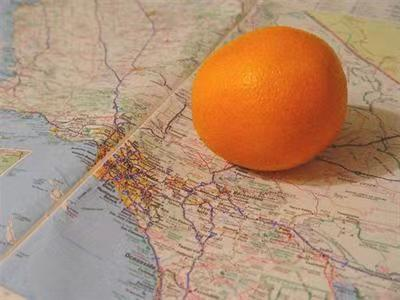
//> input picture imgs/orange.jpg, 400 x 300 px
$ ./lab3   (built with g++ and OpenCV 4)
//> lines starting //> are read from the running program, lines starting //| are printed output that depends on the picture; after the words box and inside, x2 and y2 are one past the last pixel; in counts of white or black regions, pixels touching at a corner belong together
// 2023/10/10
// zhangzhong
// cv lab3

#include <opencv2/core/mat.hpp>
#include <opencv2/highgui.hpp>
#include <opencv2/imgcodecs.hpp>
#include <opencv2/imgproc.hpp>
#include <opencv2/opencv.hpp>

#include <cassert>
#include <cmath>
#include <fstream>
#include <iostream>
#include <ostream>
#include <string>
#include <vector>

using namespace cv;
using namespace std;

struct MyCircle {
    Point center;
    int radius;
};

void WriteImageToFile(Mat gray_img, const std::string& filename) {
    std::ofstream fout(filename);
    for (int i = 0; i < gray_img.rows; i++) {
        for (int j = 0; j < gray_img.cols; j++) {
            // 这个类型可能不对呀
            fout << (int)gray_img.at<float>(i, j) << " ";
        }
        fout << std::endl;
    }
    fout.close();
}

double Jaccard(Mat img, Mat ground_truth) {
    assert(img.size() == ground_truth.size());

    // S1: segmentation, S2: ground truth
    // J(S1, S2) = |S1 ∩ S2| / |S1 ∪ S2|
    int intersection = 0;
    int union_ = 0;
    for (int y = 0; y < img.rows; y++) {
        for (int x = 0; x < img.cols; x++) {
            if (img.at<uchar>(y, x) == 255 &&
                ground_truth.at<uchar>(y, x) == 255) {
                intersection++;
            }
            if (img.at<uchar>(y, x) == 255 ||
                ground_truth.at<uchar>(y, x) == 255) {
                union_++;
            }
        }
    }
    return (double)intersection / union_;
}

template <typename T>
void ROI(Mat img, float ratio_x = 0.5, float ratio_y = 0.6) {
    // only consider the up-right corner of the image
    // other parts are set to zero
    int x0 = int(img.cols * (1 - ratio_x));
    int y0 = int(img.rows * ratio_y);
    for (int y = 0; y < y0; y++) {
        for (int x = 0; x < x0; x++) {
            img.at<T>(y, x) = 0;
        }
    }
    for (int y = y0; y < img.rows; y++) {
        for (int x = 0; x < img.cols; x++) {
            img.at<T>(y, x) = 0;
        }
    }
}

// [92 lines left out: function GradientSlope, not called in this run]

// https://docs.opencv.org/4.x/da/d5c/tutorial_canny_detector.html
// https://docs.opencv.org/4.x/d9/db0/tutorial_hough_lines.html
// https://docs.opencv.org/4.x/d4/d70/tutorial_hough_circle.html
// Learning OpenCV 3. Ch12. Hough Transform
MyCircle MyHoughCircles(cv::Mat image, std::vector<Vec3f>& circles,
                        int min_radius, int max_radius,
                        double canny_threshold = 130,
                        double accumulator_threshold = 5) {
//> called with min_radius = 60, max_radius = 85, canny_threshold = 40, accumulator_threshold = 5

    // imshow("image", image);

    // 1. first, the image is passed through an edge detection phase
    Mat edge;
    // canny recommended a ratio of high:low threshold between 2:1 and 3:1
    // TODO: choose a better threshold for canny
    cv::Canny(image, edge, canny_threshold / 2, canny_threshold);
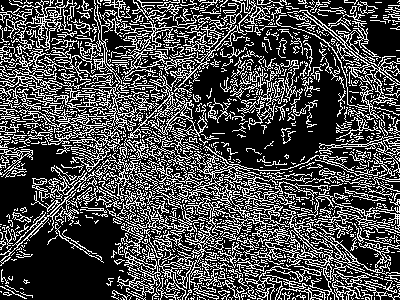
//> edge: 300 rows x 400 cols, CV_8UC1; 29.2% white in thin lines or dots
    // imshow("edge", edge);
    // waitKey();

    // 2. next, for every nonzero point in the edge image, the local
    // gradient is considered we compute the gradient by first computing the
    // first-order sobel-x and sobel-y derivatives
    // https://docs.opencv.org/4.x/d2/d2c/tutorial_sobel_derivatives.html
    // ddepth: output image depth
    Mat sobel_x, sobel_y;
    // medianBlur(image, image, 5);
    GaussianBlur(image, image, Size(5, 5), 0);
    cv::Sobel(image, sobel_x, CV_32F, 1, 0);
    cv::Sobel(image, sobel_y, CV_32F, 0, 1);
    // imshow("sobel_x", sobel_x);
    // imshow("sobel_y", sobel_y);
    // waitKey();

    // TODO: use ROI to only considier the up-left corner of the image
    ROI<uchar>(edge);
//> after the loop in ROI, `for (int y = 0; y < y0; y++)`: img: 300 rows x 400 cols, CV_8UC1; 19% white in thin lines or dots
//> after the loop in ROI, `for (int y = y0; y < img.rows; y++)`:
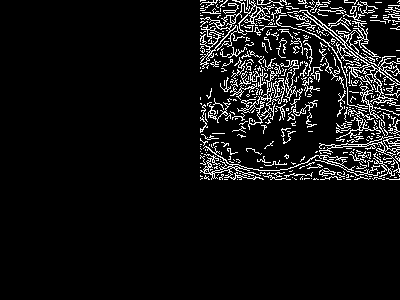
//> img: 300 rows x 400 cols, CV_8UC1; 7.5% white in thin lines or dots, all inside (x1, y1, x2, y2) = (200, 0, 400, 180)
    ROI<float>(sobel_x);
    ROI<float>(sobel_y);
    // imshow("ROI edge", edge);
    // imshow("ROI sobel_x", sobel_x);
    // imshow("ROI sobel_y", sobel_y);
    // waitKey();

    // // 3. next, we compute the gradient direction
    // Mat angle;
    // // TODO: check the doc, make sure is calculate the correct answer
    // cv::phase(sobel_x, sobel_y, angle, true);

    // TODO:
    // 我们可以不用计算angle，因为在接下来的计算中，我们只需要使用到梯度向量
    // 只需要将(sobel_x, sobel_y)组成的向量进行单位化即可作为 (cos, sin)使用
    for (int y = 0; y < sobel_x.rows; y++) {
        for (int x = 0; x < sobel_x.cols; x++) {
            float dx = sobel_x.at<float>(y, x);
            float dy = sobel_y.at<float>(y, x);
            float magnitude = sqrt(dx * dx + dy * dy);
            if (magnitude == 0) {
                continue;
            }
            sobel_x.at<float>(y, x) = dx / magnitude;
            sobel_y.at<float>(y, x) = dy / magnitude;
        }
    }
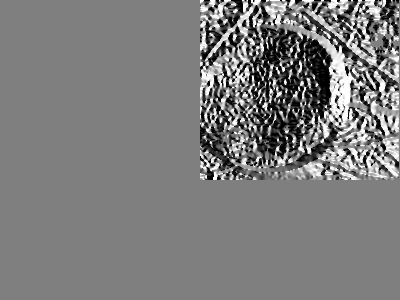
//> sobel_x: 300 rows x 400 cols, CV_32FC1; min -1, max 1, mean -0.0216; drawn with min black and max white
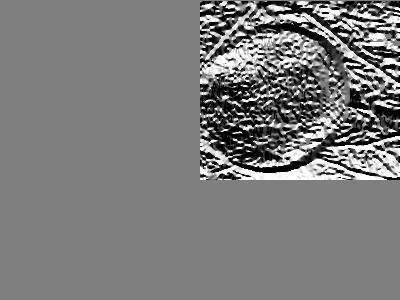
//> sobel_y: 300 rows x 400 cols, CV_32FC1; min -1, max 1, mean -0.0264; drawn with min black and max white
    // 4. using this gradient, we increment every point along the line
    // indicated by this slope from a specified minimum radius to a
    // specified maximum radius
    Mat accumulator = Mat::zeros(image.size(), CV_32F);
    for (int y = 0; y < edge.rows; y++) {
        for (int x = 0; x < edge.cols; x++) {
            if (edge.at<uchar>(y, x) == 0) {
                continue;
            }
            for (int r = min_radius; r < max_radius; r++) {
                // x0 = x + r * cos
                int x0 = x + r * sobel_x.at<float>(y, x);
                // y0 = y + r * sin
                int y0 = y + r * sobel_y.at<float>(y, x);
                if (x0 >= 0 && x0 < edge.cols && y0 >= 0 && y0 < edge.rows) {
                    accumulator.at<float>(y0, x0) += 1;
                }

                x0 = x - r * sobel_x.at<float>(y, x);
                y0 = y - r * sobel_y.at<float>(y, x);
                if (x0 >= 0 && x0 < edge.cols && y0 >= 0 && y0 < edge.rows) {
                    // circle(image, Point(x0, y0), 1, Scalar(255), 2);
                    accumulator.at<float>(y0, x0) += 1;
                }
            }
        }
    }
    // 交点太少了呀 这是为什么呢 是不是因为梯度其实不是很精确
    WriteImageToFile(accumulator, "accumulator.txt");
    // imshow("accumulator", accumulator);
    // waitKey();
    // TODO: 把accumulator的值输出出来看一下吧

    // 5. the candidate centers are then selected from the accumulator that
    // are both above the accumulator_threshold and larger than their
    // surrounding neighbors
    Mat candidate_centers = Mat::zeros(image.size(), CV_8U);
    for (int y = 1; y < accumulator.rows - 1; y++) {
        for (int x = 1; x < accumulator.cols - 1; x++) {
            if (accumulator.at<float>(y, x) > accumulator_threshold) {
                // check if this point is the maximum in its neighborhood
                bool is_max = true;
                for (int y0 = y - 1; y0 <= y + 1; y0++) {
                    for (int x0 = x - 1; x0 <= x + 1; x0++) {
                        if (accumulator.at<float>(y0, x0) >
                            accumulator.at<float>(y, x)) {
                            is_max = false;
                            break;
                        }
                    }
                    if (!is_max) {
                        break;
                    }
                }
                if (is_max) {
                    // the circle center should in the image
                    if (x - max_radius < 0 || x + max_radius >= edge.cols ||
                        y - max_radius < 0 || y + max_radius >= edge.rows) {
                        continue;
                    }
                    candidate_centers.at<uchar>(y, x) = 255;
                }
            }
        }
    }
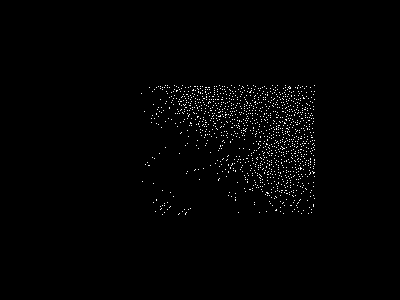
//> candidate_centers: 300 rows x 400 cols, CV_8UC1; 1.2% white in thin lines or dots, all inside (x1, y1, x2, y2) = (141, 85, 315, 215)
    // imshow("candidate_centers", candidate_centers);
    // waitKey();

    // 6. the candidate centers are sorted in descending order of their
    // accumulator values, so that the centers with the most supporint
    // pixels appear first
    vector<Point> centers;
    for (int y = 0; y < candidate_centers.rows; y++) {
        for (int x = 0; x < candidate_centers.cols; x++) {
            if (candidate_centers.at<uchar>(y, x) == 255) {
                centers.push_back(Point(x, y));
            }
        }
    }
//> after the loop, centers = 1448 Points (x, y), first 12: [165, 85], [167, 85], [174, 85], [182, 85], [219, 85], [231, 85], [239, 85], [247, 85], [253, 85], [272, 85], [277, 85], [285, 85]
    sort(centers.begin(), centers.end(),
         [&](const Point& a, const Point& b) -> bool {
             return accumulator.at<float>(a.y, a.x) >
                    accumulator.at<float>(b.y, b.x);
         });
//> centers = 1448 Points (x, y), first 12: [271, 97], [274, 98], [282, 93], [273, 99], [271, 100], [268, 101], [267, 92], [276, 94], [266, 88], [280, 94], [283, 88], [277, 89]

    // draw the first candidate center
    // 可能没有candidate center
    if (centers.empty()) {
        return {};
    }
    Mat candidate_centers_ = Mat::zeros(image.size(), CV_8U);
    candidate_centers_.at<uchar>(centers[0].y, centers[0].x) = 255;
//> candidate_centers_: 300 rows x 400 cols, CV_8UC1; 0% white in thin lines or dots, all inside (x1, y1, x2, y2) = (271, 97, 272, 98)
    // imshow("first candidate center", candidate_centers_);
    // waitKey();

    // 7. for each center, all of the nonzero pixels are considered,
    // these pixels are sorted according to their distance from the center,
    // working out from the minimum radius to the maximum radius, we select
    // a single radius that is best supported by the nonzero pixels

    // only consider the first center
    centers.resize(1);
//> centers = 1 Point (x, y): [271, 97]
    vector<Point> circles_;
    int radius = 0;
    for (const Point& center : centers) {
        vector<Point> points;
        for (int y = 0; y < edge.rows; y++) {
            for (int x = 0; x < edge.cols; x++) {
                if (edge.at<uchar>(y, x) == 0) {
                    continue;
                }
                float distance = (x - center.x) * (x - center.x) +
                                 (y - center.y) * (y - center.y);
                if (distance < min_radius * min_radius ||
                    distance > max_radius * max_radius) {
                    continue;
                }
                points.push_back(Point(x, y));
            }
        }
        sort(points.begin(), points.end(),
             [&](const Point& a, const Point& b) -> bool {
                 return norm(a - center) < norm(b - center);
             });

        int max_support = 0;
        for (int r = min_radius; r < max_radius; r++) {
            int support = 0;
            for (const Point& point : points) {
                // 如果点和半径的距离差不太多，就认为支持这个半径
                if (abs(norm(point - center) - r) < 10) {
                    support++;
                }
            }
            if (support > max_support) {
                radius = r;
                max_support = support;
            }
        }
        circles_.push_back(Point(center.x, center.y));
    }
//> this loop made 1 pass
//> (center, radius, max_support) on pass 1: (Point(271, 97), 75, 2189)
//> after the loop, radius = 75

    MyCircle my_circle{circles_[0], radius};

    // draw the circle on the original image
    Mat image_ = image.clone();
    for (const Point& center : circles_) {
        // circle center
        circle(image_, center, 1, Scalar(255), 2);
        // circle outline
        cv::circle(image_, center, radius, Scalar(255), 2);
    }
//> this loop made 1 pass
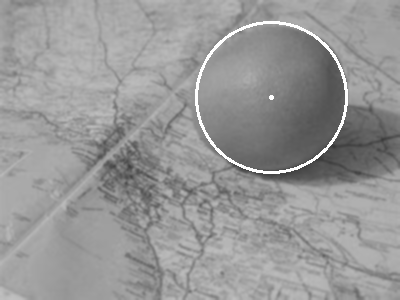
//> image_: 300 rows x 400 cols, CV_8UC1; min 54, max 255, mean 151.1

    // use the opencv houghcicle the draw it on the same image
    circles.clear();
    medianBlur(image, image, 5);
    cv::HoughCircles(image, circles, HOUGH_GRADIENT, 1, image.rows / 16.0, 100,
                     30, 60, 93);
    for (size_t i = 0; i < circles.size(); i++) {
        Vec3i c = circles[i];
        Point center = Point(c[0], c[1]);
        // circle center
        circle(image_, center, 1, Scalar(200), 3);
        // circle outline
        int radius = c[2];
        circle(image_, center, radius, Scalar(200), 3);
    }
//> this loop made 0 passes
    imshow("circle on image", image_);
    // waitKey();

    return my_circle;
}

int min_radius = 60;
int max_radius = 85;
int canny_threshold = 40;
int accumulator_threshold = 5;
void MyHoughCircles(int, void*) {

    // read imgge from file, and convert it into grayscale
    const char* filename = "/home/zhangzhong/src/opencv/imgs/orange.jpg";
    Mat image = imread(samples::findFile(filename), IMREAD_GRAYSCALE);

    std::vector<cv::Vec3f> circles;

    // 用tracebar调一下参数吧
    MyCircle my_circle = MyHoughCircles(image, circles, min_radius, max_radius,
                                        canny_threshold, accumulator_threshold);

    Mat segmentation = Mat::zeros(image.size(), CV_8U);
    // https://docs.opencv.org/4.x/d6/d6e/group__imgproc__draw.html#gaf10604b069374903dbd0f0488cb43670
    circle(segmentation, my_circle.center, my_circle.radius, Scalar(255), -1,
           FILLED);
//> segmentation: 300 rows x 400 cols, CV_8UC1; 14.9% white; 1 white region, box (x1, y1, x2, y2) and area: (196, 22, 347, 173) 17879
    imwrite("segmentation.jpg", segmentation);

    // read the ground truch image
    const char* ground_truth_path =
        "/home/zhangzhong/src/opencv/imgs/orange_split.bmp";
    Mat ground_truth =
        imread(samples::findFile(ground_truth_path), IMREAD_GRAYSCALE);
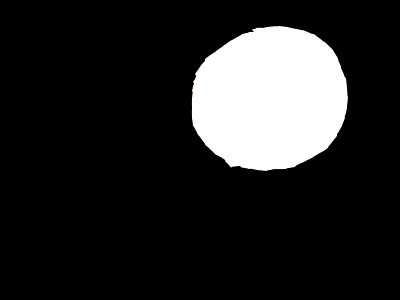
//> input picture imgs/orange_split.bmp, 400 x 300 px
//> ground_truth: 300 rows x 400 cols, CV_8UC1; min 0, max 255, mean 38
    double jaccard = Jaccard(segmentation, ground_truth);
//> the loop in Jaccard, `for (int y = 0; y < img.rows; y++)` made 300 passes
//> (intersection, union_) on passes 1 to 3: (0, 0), (0, 0), (0, 0)
//> after the loop in Jaccard, `for (int y = 0; y < img.rows; y++)`: intersection = 17109; union_ = 18440
//> jaccard = 0.928
    std::cout << "Jacard: " << jaccard << std::endl;
//| Jacard: 0.92782
}

int edge_point_index = 0;
// [8 lines left out: function GradientSlopeDemo, not called in this run]

int main(int argc, char* argv[]) {
    namedWindow("circle on image");
    createTrackbar("canny threshold", "circle on image", &canny_threshold, 255,
                   MyHoughCircles);
    createTrackbar("accumulator threshold", "circle on image",
                   &accumulator_threshold, 10, MyHoughCircles);
    createTrackbar("min radius", "circle on image", &min_radius, 90,
                   MyHoughCircles);
    createTrackbar("max radius", "circle on image", &max_radius, 100,
                   MyHoughCircles);
    MyHoughCircles(0, 0);
    waitKey();
    return 0;
}

// int main(int argc, char* argv[]) {
//     namedWindow("circle on image");
//     createTrackbar("canny threshold", "circle on image", &canny_threshold,
//     255,
//                    GradientSlopeDemo);
//     createTrackbar("accumulator threshold", "circle on image",
//                    &accumulator_threshold, 10, GradientSlopeDemo);
//     createTrackbar("min radius", "circle on image", &min_radius, 90,
//                    GradientSlopeDemo);
//     createTrackbar("max radius", "circle on image", &max_radius, 200,
//                    GradientSlopeDemo);
//     createTrackbar("edge point index", "circle on image", &edge_point_index,
//                    3000, GradientSlopeDemo);
//     GradientSlopeDemo(0, 0);
//     waitKey();
// }

// int main(int argc, char* argv[]) {
//     const char* filename = "/home/zhangzhong/src/opencv/imgs/orange.jpg";
//     Mat image = imread(samples::findFile(filename), IMREAD_GRAYSCALE);

//     std::vector<cv::Vec3f> circles;

//     // 用tracebar调一下参数吧
//     MyCircle my_circle = MyHoughCircles(image, circles, min_radius,
//     max_radius,
//                                         canny_threshold,
//                                         accumulator_threshold);

//     Mat segmentation = Mat::zeros(image.size(), CV_8U);
//     //
//     https://docs.opencv.org/4.x/d6/d6e/group__imgproc__draw.html#gaf10604b069374903dbd0f0488cb43670
//     circle(segmentation, my_circle.center, my_circle.radius, Scalar(255), -1,
//            FILLED);
//     imwrite("segmentation.jpg", segmentation);

//     // read the ground truch image
//     const char* ground_truth_path =
//         "/home/zhangzhong/src/opencv/imgs/orange_split.bmp";
//     Mat ground_truth =
//         imread(samples::findFile(ground_truth_path), IMREAD_GRAYSCALE);
//     double jaccard = Jaccard(segmentation, ground_truth);
//     std::cout << "Jacard: " << jaccard << std::endl;
// }

// Jacard: 0.907839
// int main(int argc, char* argv[]) {
//     // 看看opencv的houghcircle的jaccard是多少
//     const char* filename = "/home/zhangzhong/src/opencv/imgs/orange.jpg";
//     Mat image = imread(samples::findFile(filename), IMREAD_GRAYSCALE);
//     std::vector<Vec3f> circles;
//     medianBlur(image, image, 5);
//     cv::HoughCircles(image, circles, HOUGH_GRADIENT, 1, image.rows / 16.0,
//     100,
//                      30, 60, 93);
//     Mat segmentation = Mat::zeros(image.size(), CV_8U);
//     MyCircle my_circle = {Point(circles[0][0], circles[0][1]),
//                           (int)circles[0][2]};
//     circle(segmentation, my_circle.center, my_circle.radius, Scalar(255), -1,
//            FILLED);
//     // read the ground truch image
//     const char* ground_truth_path =
//         "/home/zhangzhong/src/opencv/imgs/orange_split.bmp";
//     Mat ground_truth =
//         imread(samples::findFile(ground_truth_path), IMREAD_GRAYSCALE);
//     double jaccard = Jaccard(segmentation, ground_truth);
//     std::cout << "Jacard: " << jaccard << std::endl;
// }
